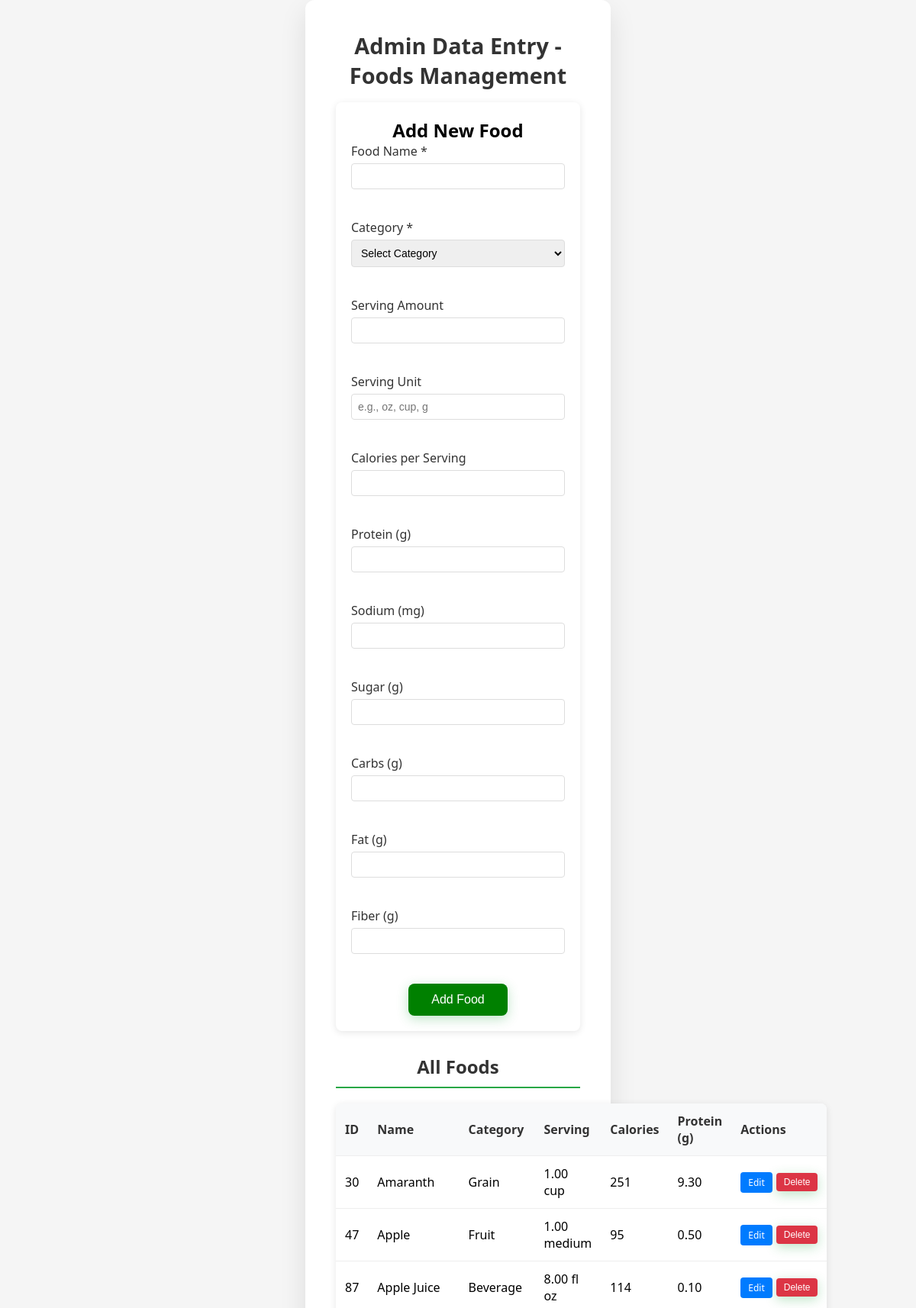
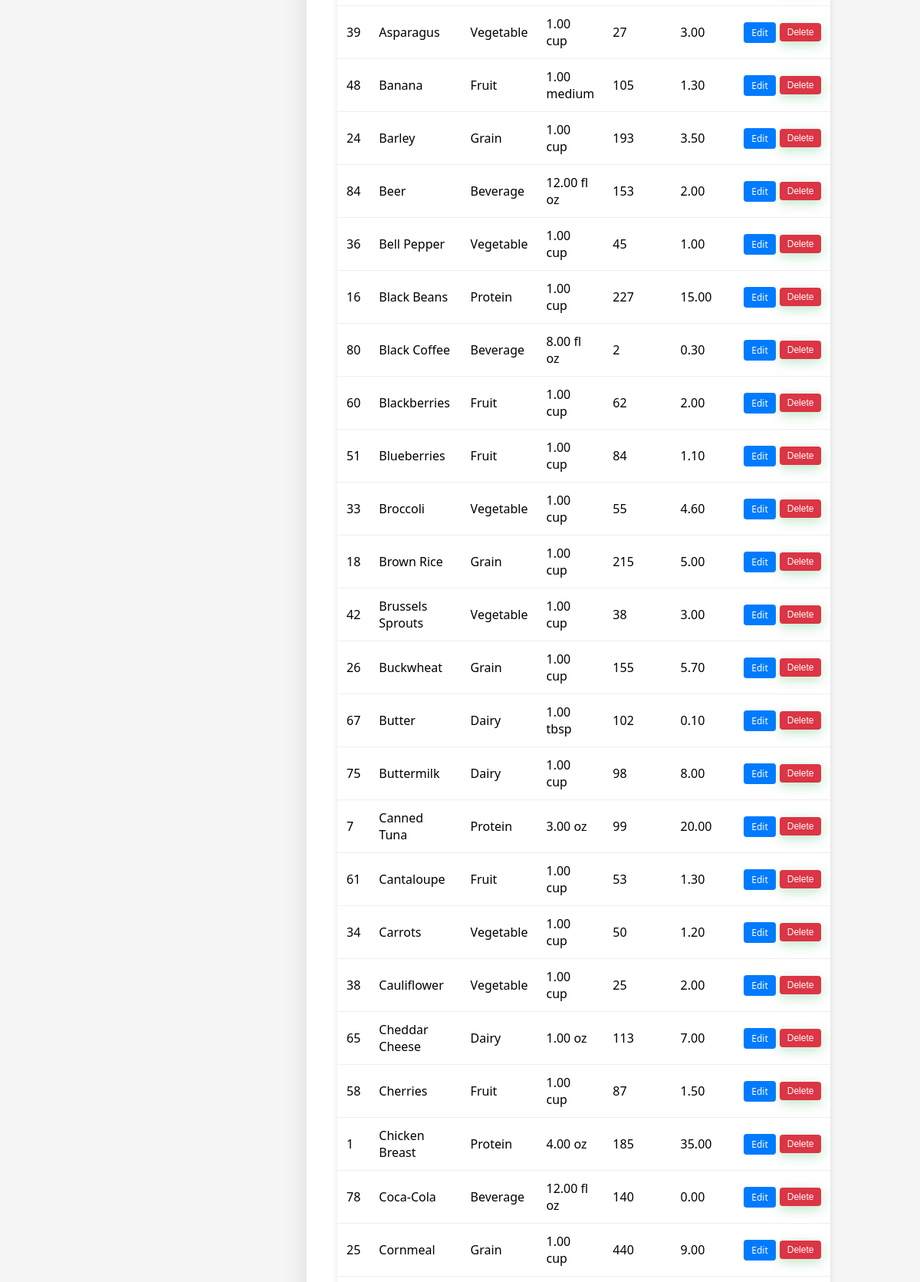
The page /admin/adminDataEntry.php (signed in, upper part) on the database its author committed (2 pictures, top to bottom).
### tables this page shows
CREATE TABLE Foods (
  id INT PRIMARY KEY AUTO_INCREMENT,

  name VARCHAR(100) NOT NULL,

  category ENUM('protein', 'grain', 'vegetable', 'fruit', 'dairy', 'beverage') NOT NULL,

  serving_amount DECIMAL(6,2),            
  serving_unit VARCHAR(20),               

  calories_per_serving INT,

  protein_grams DECIMAL(5,2),
  sodium_mg INT,
  sugar_grams DECIMAL(5,2),
  carbs_grams DECIMAL(5,2),
  fat_grams DECIMAL(5,2),
  fiber_grams DECIMAL(5,2),

  dietary_tags VARCHAR(255),              
  allergens VARCHAR(255),                 
  ingredients TEXT,                       

  INDEX idx_category (category),
  INDEX idx_nutrition (protein_grams, sodium_mg, sugar_grams),
  INDEX idx_tags (dietary_tags),
  INDEX idx_allergens (allergens)
);

### database/db.php (called while the page is built, shortened)
<?php
class db {
    private $pdo = null;
    function __construct() {
    try {
        $this->pdo = new PDO (
            "mysql:host=".DB_HOST.";dbname=".DB_NAME.";charset=".DB_CHARSET,
            DB_USER, DB_PASSWORD, [
                PDO::ATTR_ERRMODE => PDO::ERRMODE_EXCEPTION,
                PDO::ATTR_DEFAULT_FETCH_MODE => PDO::FETCH_ASSOC
            ]
        );
    } catch (PDOException $e) {
        echo "ERROR connecting <br>".$e->getMessage();
        return null;
    }
}
      function select ($sql, $data=null) {
          try{
              $this->stmt = $this->pdo->prepare($sql);
              $this->stmt->execute($data);
              return $this->stmt->fetchAll();
          } catch (PDOException $e) {
               echo $sql . "<br>".$e->getMessage();
               return null;
          }
      }
}
$_db = new db();

### admin/adminDataEntry.php (the view, shortened to what this page needs)
<?php
require_once __DIR__ . '/../database/db.php';
$foods = $_db->select("SELECT * FROM Foods ORDER BY name");
$editFood = null;
?>
<!DOCTYPE html>
<html lang="en">
<head>
    <link rel="stylesheet" href="../style.css">
</head>
<body>
<div class="container">
    <h1>Admin Data Entry - Foods Management</h1>
    <div class="form-container">
        <h2><?php echo $editFood ? 'Edit Food' : 'Add New Food'; ?></h2>
        <form method="POST">
            <div class="form-row">
                <div class="form-group">
                    <label for="name">Food Name *</label>
                    <input type="text" id="name" name="name" value="<?php echo htmlspecialchars($editFood['name'] ?? ''); ?>" required>
                </div>
                <div class="form-group">
                    <label for="category">Category *</label>
                    <select id="category" name="category" required>
                        <option value="">Select Category</option>
                    </select>
                </div>
            </div>
            <div class="form-row">
                <div class="form-group">
                    <label for="serving_amount">Serving Amount</label>
                    <input type="number" step="0.01" id="serving_amount" name="serving_amount" value="<?php echo htmlspecialchars($editFood['serving_amount'] ?? ''); ?>">
                </div>
                <div class="form-group">
                    <label for="serving_unit">Serving Unit</label>
                    <input type="text" id="serving_unit" name="serving_unit" value="<?php echo htmlspecialchars($editFood['serving_unit'] ?? ''); ?>" placeholder="e.g., oz, cup, g">
                </div>
                <div class="form-group">
                    <label for="calories">Calories per Serving</label>
                    <input type="number" id="calories" name="calories" value="<?php echo htmlspecialchars($editFood['calories_per_serving'] ?? ''); ?>">
                </div>
            </div>
            <div class="form-row">
                <div class="form-group">
                    <label for="protein">Protein (g)</label>
                    <input type="number" step="0.01" id="protein" name="protein" value="<?php echo htmlspecialchars($editFood['protein_grams'] ?? ''); ?>">
                </div>
                <div class="form-group">
                    <label for="sodium">Sodium (mg)</label>
                    <input type="number" id="sodium" name="sodium" value="<?php echo htmlspecialchars($editFood['sodium_mg'] ?? ''); ?>">
                </div>
                <div class="form-group">
                    <label for="sugar">Sugar (g)</label>
                    <input type="number" step="0.01" id="sugar" name="sugar" value="<?php echo htmlspecialchars($editFood['sugar_grams'] ?? ''); ?>">
                </div>
            </div>
            <div class="form-row">
                <div class="form-group">
                    <label for="carbs">Carbs (g)</label>
                    <input type="number" step="0.01" id="carbs" name="carbs" value="<?php echo htmlspecialchars($editFood['carbs_grams'] ?? ''); ?>">
                </div>
                <div class="form-group">
                    <label for="fat">Fat (g)</label>
                    <input type="number" step="0.01" id="fat" name="fat" value="<?php echo htmlspecialchars($editFood['fat_grams'] ?? ''); ?>">
                </div>
                <div class="form-group">
                    <label for="fiber">Fiber (g)</label>
                    <input type="number" step="0.01" id="fiber" name="fiber" value="<?php echo htmlspecialchars($editFood['fiber_grams'] ?? ''); ?>">
                </div>
            </div>
            <button type="submit"><?php echo $editFood ? 'Update Food' : 'Add Food'; ?></button>
        </form>
    </div>
    <h2 class="section-title">All Foods</h2>
    <?php if ($foods): ?>
        <table class="foods-table">
            <thead>
                <tr>
                    <th>ID</th>
                    <th>Name</th>
                    <th>Category</th>
                    <th>Serving</th>
                    <th>Calories</th>
                    <th>Protein (g)</th>
                    <th>Actions</th>
                </tr>
            </thead>
            <tbody>
                <?php foreach ($foods as $food): ?>
                    <tr>
                        <td><?php echo $food['id']; ?></td>
                        <td><?php echo htmlspecialchars($food['name']); ?></td>
                        <td><?php echo ucfirst($food['category']); ?></td>
                        <td><?php echo $food['serving_amount'] ? $food['serving_amount'] . ' ' . $food['serving_unit'] : '-'; ?></td>
                        <td><?php echo $food['calories_per_serving'] ?? '-'; ?></td>
                        <td><?php echo $food['protein_grams'] ?? '-'; ?></td>
                        <td>
                            <div class="action-buttons">
                                <a href="adminDataEntry.php?edit=<?php echo $food['id']; ?>" class="btn-small btn-edit">Edit</a>
                                <form method="POST" style="display: inline;" onsubmit="return confirm('Are you sure you want to delete this food item?');">
                                    <button type="submit" class="btn-small btn-delete">Delete</button>
                                </form>
                            </div>
                        </td>
                    </tr>
                <?php endforeach; ?>
            </tbody>
        </table>
    <?php else: ?>
        <p>No foods found. Add your first food item above!</p>
    <?php endif; ?>
</div>
</body>
</html>

### style.css (style rules this page uses)
* { margin: 0; padding: 0; box-sizing: border-box; }
body { font-family: 'Segoe UI', Tahoma, Geneva, Verdana, sans-serif; background: #f5f5f5; min-height: 100vh; display: flex; align-items: center; justify-content: center; }
.container { background: white; padding: 2.5rem; border-radius: 12px; box-shadow: 0 15px 35px rgba(0, 0, 0, 0.1); text-align: center; max-width: 400px; width: 90%; }
h1 { color: #333; margin-bottom: 1rem; font-size: 1.8rem; font-weight: 600; }
button { background: green; color: white; border: none; padding: 12px 30px; border-radius: 8px; font-size: 1rem; font-weight: 500; cursor: pointer; transition: all 0.3s ease; box-shadow: 0 4px 15px rgba(40, 167, 69, 0.3); }
.form-group { margin-bottom: 1.5rem; text-align: left; }
.form-group label { display: block; margin-bottom: 0.5rem; color: #333; font-weight: 500; }
.form-group input { width: 100%; padding: 12px; border: 2px solid #ddd; border-radius: 8px; font-size: 1rem; transition: border-color 0.3s ease; }

### admin/adminDataEntry.php (style rules this page uses)
.form-container { background: #fff; padding: 20px; border-radius: 8px; box-shadow: 0 2px 10px rgba(0,0,0,0.1); margin-bottom: 30px; }
.form-row { display: flex; gap: 15px; margin-bottom: 15px; flex-wrap: wrap; }
.form-group { flex: 1; min-width: 200px; }
.form-group label { display: block; margin-bottom: 5px; font-weight: 500; color: #333; }
.form-group input, .form-group select { width: 100%; padding: 8px; border: 1px solid #ddd; border-radius: 4px; font-size: 14px; }
.foods-table { width: 100%; border-collapse: collapse; background: #fff; border-radius: 8px; overflow: hidden; box-shadow: 0 2px 10px rgba(0,0,0,0.1); }
.foods-table th, .foods-table td { padding: 12px; text-align: left; border-bottom: 1px solid #eee; }
.foods-table th { background: #f8f9fa; font-weight: 600; color: #333; }
.action-buttons { display: flex; gap: 5px; }
.btn-small { padding: 5px 10px; font-size: 12px; border: none; border-radius: 4px; cursor: pointer; text-decoration: none; display: inline-block; }
.btn-edit { background: #007bff; color: white; }
.btn-delete { background: #dc3545; color: white; }
.section-title { margin-top: 30px; margin-bottom: 20px; color: #333; border-bottom: 2px solid #28a745; padding-bottom: 10px; }

### rows shown on the page
foods: id "30", name "Amaranth", category "Grain", serving_amount "1.00", serving_unit "cup", calories_per_serving "251", protein_grams "9.30"
foods: id "47", name "Apple", category "Fruit", serving_amount "1.00", serving_unit "medium", calories_per_serving "95", protein_grams "0.50"
foods: id "87", name "Apple Juice", category "Beverage", serving_amount "8.00", serving_unit "fl oz", calories_per_serving "114", protein_grams "0.10"
foods: id "39", name "Asparagus", category "Vegetable", serving_amount "1.00", serving_unit "cup", calories_per_serving "27", protein_grams "3.00"
foods: id "48", name "Banana", category "Fruit", serving_amount "1.00", serving_unit "medium", calories_per_serving "105", protein_grams "1.30"
foods: id "24", name "Barley", category "Grain", serving_amount "1.00", serving_unit "cup", calories_per_serving "193", protein_grams "3.50"
foods: id "84", name "Beer", category "Beverage", serving_amount "12.00", serving_unit "fl oz", calories_per_serving "153", protein_grams "2.00"
foods: id "36", name "Bell Pepper", category "Vegetable", serving_amount "1.00", serving_unit "cup", calories_per_serving "45", protein_grams "1.00"
foods: id "16", name "Black Beans", category "Protein", serving_amount "1.00", serving_unit "cup", calories_per_serving "227", protein_grams "15.00"
foods: id "80", name "Black Coffee", category "Beverage", serving_amount "8.00", serving_unit "fl oz", calories_per_serving "2", protein_grams "0.30"
foods: id "60", name "Blackberries", category "Fruit", serving_amount "1.00", serving_unit "cup", calories_per_serving "62", protein_grams "2.00"
foods: id "51", name "Blueberries", category "Fruit", serving_amount "1.00", serving_unit "cup", calories_per_serving "84", protein_grams "1.10"
foods: id "33", name "Broccoli", category "Vegetable", serving_amount "1.00", serving_unit "cup", calories_per_serving "55", protein_grams "4.60"
foods: id "18", name "Brown Rice", category "Grain", serving_amount "1.00", serving_unit "cup", calories_per_serving "215", protein_grams "5.00"
foods: id "42", name "Brussels Sprouts", category "Vegetable", serving_amount "1.00", serving_unit "cup", calories_per_serving "38", protein_grams "3.00"
foods: id "26", name "Buckwheat", category "Grain", serving_amount "1.00", serving_unit "cup", calories_per_serving "155", protein_grams "5.70"
foods: id "67", name "Butter", category "Dairy", serving_amount "1.00", serving_unit "tbsp", calories_per_serving "102", protein_grams "0.10"
foods: id "75", name "Buttermilk", category "Dairy", serving_amount "1.00", serving_unit "cup", calories_per_serving "98", protein_grams "8.00"
foods: id "7", name "Canned Tuna", category "Protein", serving_amount "3.00", serving_unit "oz", calories_per_serving "99", protein_grams "20.00"
foods: id "61", name "Cantaloupe", category "Fruit", serving_amount "1.00", serving_unit "cup", calories_per_serving "53", protein_grams "1.30"
foods: id "34", name "Carrots", category "Vegetable", serving_amount "1.00", serving_unit "cup", calories_per_serving "50", protein_grams "1.20"
foods: id "38", name "Cauliflower", category "Vegetable", serving_amount "1.00", serving_unit "cup", calories_per_serving "25", protein_grams "2.00"
foods: id "65", name "Cheddar Cheese", category "Dairy", serving_amount "1.00", serving_unit "oz", calories_per_serving "113", protein_grams "7.00"
foods: id "58", name "Cherries", category "Fruit", serving_amount "1.00", serving_unit "cup", calories_per_serving "87", protein_grams "1.50"
foods: id "1", name "Chicken Breast", category "Protein", serving_amount "4.00", serving_unit "oz", calories_per_serving "185", protein_grams "35.00"
foods: id "78", name "Coca-Cola", category "Beverage", serving_amount "12.00", serving_unit "fl oz", calories_per_serving "140", protein_grams "0.00"
foods: id "25", name "Cornmeal", category "Grain", serving_amount "1.00", serving_unit "cup", calories_per_serving "440", protein_grams "9.00"
